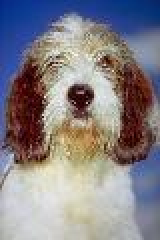
#> input picture Image, Video and Audio processing/Exercise 11/0013.jpg, 80 x 120 px, found by its file name (shown 2 times larger)
$ python lab8.py
#> lines starting #> are read from the running program, lines starting #| are printed output that depends on the picture
import cv2
import numpy as np
import scipy.fftpack
import matplotlib.pyplot as plt


def RGB_do_YCrCb(obraz):
    nowy_obraz=cv2.cvtColor(obraz,cv2.COLOR_RGB2YCrCb).astype(int)
    return nowy_obraz

def YCrCb_do_RGB(obraz):
    nowy_obraz=cv2.cvtColor(obraz.astype(np.uint8),cv2.COLOR_YCrCb2RGB)
    return nowy_obraz


def redukcja_Chromatycznosci(obraz,metoda):
    Y=obraz[:,:,0]
    if(metoda=='4:4:4'):
        Cr=obraz[:,:,1]
        Cb=obraz[:,:,2]
    elif(metoda=='4:4:0'):
        Cr=obraz[0::2,:,1]
        Cb=obraz[0::2,:,2]
    elif(metoda=='4:2:0'):
        Cr=obraz[0::2,0::2,1]
        Cb=obraz[0::2,0::2,2]
    elif(metoda=='4:2:2'):
        Cr=obraz[:,0::2,1]
        Cb=obraz[:,0::2,2]
    elif(metoda=='4:1:1'):
        Cr=obraz[:,0::4,1]
        Cb=obraz[:,0::4,2]
    elif(metoda=='4:1:0'):
        Cr=obraz[0::2,0::4,1]
        Cb=obraz[0::2,0::4,2]
    else:
        print('Zły parametr')

    return Y, Cr, Cb


def redukcja_Chromatycznosci_do_YCrCb(Y,Cr,Cb):
    nowe_Cr=np.zeros(Y.shape)
    nowe_Cb=np.zeros(Y.shape)
    if(Y.shape==Cr.shape==Cb.shape): #4:4:4
        Y=Y
        nowe_Cb=Cb
        nowe_Cr=Cr

    elif(Cr.shape[0]==int(Y.shape[0]/2) and Cr.shape[1]==Y.shape[1]): #4:4:0
        for i in range(Y.shape[0]):
            for j in range(Y.shape[1]):
                nowe_Cb[i][j]=Cb[int(i/2)][j]
                nowe_Cr[i][j]=Cr[int(i/2)][j]

    elif(Cr.shape[1]==int(Y.shape[1]/2) and Cr.shape[0]==int(Y.shape[0]/2)): #4:2:0
        for i in range(Y.shape[0]):
            for j in range(Y.shape[1]):
                nowe_Cb[i][j]=Cb[int(i/2)][int(j/2)]
                nowe_Cr[i][j]=Cr[int(i/2)][int(j/2)]

    elif(Cr.shape[1]==int(Y.shape[1]/2) and Cr.shape[0]==Y.shape[0]): #4:2:2
        for i in range(Y.shape[0]):
            for j in range(Y.shape[1]):
                nowe_Cb[i][j]=Cb[i][int(j/2)]
                nowe_Cr[i][j]=Cr[i][int(j/2)]

    elif(Cr.shape[1]==int(Y.shape[1]/4) and Cr.shape[0]==Y.shape[0]): #4:1:1
        for i in range(Y.shape[0]):
            for j in range(Y.shape[1]):
                nowe_Cb[i][j]=Cb[i][int(j/4)]
                nowe_Cr[i][j]=Cr[i][int(j/4)]

    elif(Cr.shape[1]==int(Y.shape[1]/4) and Cr.shape[0]==int(Y.shape[0]/2)): #4:1:0
        for i in range(Y.shape[0]):
            for j in range(Y.shape[1]):
                nowe_Cb[i][j]=Cb[int(i/2)][int(j/4)]
                nowe_Cr[i][j]=Cr[int(i/2)][int(j/4)]

    else:
        print('Cos nie smiga')

    return Y, nowe_Cr, nowe_Cb

def dct2(obraz):
    return scipy.fftpack.dct( scipy.fftpack.dct( obraz.astype(float), axis=0, norm='ortho' ), axis=1, norm='ortho' )

def idct2(obraz):
    return scipy.fftpack.idct( scipy.fftpack.idct( obraz.astype(float), axis=0 , norm='ortho'), axis=1 , norm='ortho')

def kwantyzacja(Y,Cr,Cb):
    QY= np.array([
        [16, 11, 10, 16, 24,  40,  51,  61],
        [12, 12, 14, 19, 26,  58,  60,  55],
        [14, 13, 16, 24, 40,  57,  69,  56],
        [14, 17, 22, 29, 51,  87,  80,  62],
        [18, 22, 37, 56, 68,  109, 103, 77],
        [24, 36, 55, 64, 81,  104, 113, 92],
        [49, 64, 78, 87, 103, 121, 120, 101],
        [72, 92, 95, 98, 112, 100, 103, 99],
        ])

    QC= np.array([
        [17, 18, 24, 47, 99, 99, 99, 99],
        [18, 21, 26, 66, 99, 99, 99, 99],
        [24, 26, 56, 99, 99, 99, 99, 99],
        [47, 66, 99, 99, 99, 99, 99, 99],
        [99, 99, 99, 99, 99, 99, 99, 99],
        [99, 99, 99, 99, 99, 99, 99, 99],
        [99, 99, 99, 99, 99, 99, 99, 99],
        [99, 99, 99, 99, 99, 99, 99, 99],
        ])

    wymiary_Y=(int(Y.shape[0]/8),int(Y.shape[1]/8))
    kw_Y=np.zeros(Y.shape)
    for i in range(wymiary_Y[0]):
        for j in range(wymiary_Y[1]):
            macierz_1=Y[i*8:(i+1)*8,j*8:(j+1)*8]
            macierz_1=dct2(macierz_1)
            macierz_1=np.round(macierz_1/QY).astype(int)
            kw_Y[i*8:(i+1)*8,j*8:(j+1)*8]=macierz_1

    wymiary_Cr=(int(Cr.shape[0]/8),int(Cr.shape[1]/8))
    kw_Cr=np.zeros(Cr.shape)
    for i in range(wymiary_Cr[0]):
        for j in range(wymiary_Cr[1]):
            macierz_1=Cr[i*8:(i+1)*8,j*8:(j+1)*8]
            macierz_1=dct2(macierz_1)
            macierz_1=np.round(macierz_1/QY).astype(int)
            kw_Cr[i*8:(i+1)*8,j*8:(j+1)*8]=macierz_1

    wymiary_Cb=(int(Cb.shape[0]/8),int(Cb.shape[1]/8))
    kw_Cb=np.zeros(Cb.shape)
    for i in range(wymiary_Cb[0]):
        for j in range(wymiary_Cb[1]):
            macierz_1=Cb[i*8:(i+1)*8,j*8:(j+1)*8]
            macierz_1=dct2(macierz_1)
            macierz_1=np.round(macierz_1/QY).astype(int)
            kw_Cb[i*8:(i+1)*8,j*8:(j+1)*8]=macierz_1

    return kw_Y,kw_Cr,kw_Cb

def zigzag(A):
    template= n= np.array([
            [0,  1,  5,  6,  14, 15, 27, 28],
            [2,  4,  7,  13, 16, 26, 29, 42],
            [3,  8,  12, 17, 25, 30, 41, 43],
            [9,  11, 18, 24, 31, 40, 44, 53],
            [10, 19, 23, 32, 39, 45, 52, 54],
            [20, 22, 33, 38, 46, 51, 55, 60],
            [21, 34, 37, 47, 50, 56, 59, 61],
            [35, 36, 48, 49, 57, 58, 62, 63],
            ])
    if len(A.shape)==1:
        B=np.zeros((8,8))
        for r in range(0,8):
            for c in range(0,8):
                B[r,c]=A[template[r,c]]
    else:
        B=np.zeros((64,))
        for r in range(0,8):
            for c in range(0,8):
                B[template[r,c]]=A[r,c]
    return B

def dekwantyzacja(Y,Cr,Cb):
    QY= np.array([
        [16, 11, 10, 16, 24,  40,  51,  61],
        [12, 12, 14, 19, 26,  58,  60,  55],
        [14, 13, 16, 24, 40,  57,  69,  56],
        [14, 17, 22, 29, 51,  87,  80,  62],
        [18, 22, 37, 56, 68,  109, 103, 77],
        [24, 36, 55, 64, 81,  104, 113, 92],
        [49, 64, 78, 87, 103, 121, 120, 101],
        [72, 92, 95, 98, 112, 100, 103, 99],
        ])

    QC= np.array([
        [17, 18, 24, 47, 99, 99, 99, 99],
        [18, 21, 26, 66, 99, 99, 99, 99],
        [24, 26, 56, 99, 99, 99, 99, 99],
        [47, 66, 99, 99, 99, 99, 99, 99],
        [99, 99, 99, 99, 99, 99, 99, 99],
        [99, 99, 99, 99, 99, 99, 99, 99],
        [99, 99, 99, 99, 99, 99, 99, 99],
        [99, 99, 99, 99, 99, 99, 99, 99],
        ])

    wymiary_Y=(int(Y.shape[0]/8),int(Y.shape[1]/8))
    kw_Y=np.zeros(Y.shape)
    for i in range(wymiary_Y[0]):
        for j in range(wymiary_Y[1]):
            macierz_1=Y[i*8:(i+1)*8,j*8:(j+1)*8]
            macierz_1=macierz_1*QY
            macierz_1=idct2(macierz_1)
            kw_Y[i*8:(i+1)*8,j*8:(j+1)*8]=macierz_1

    wymiary_Cr=(int(Cr.shape[0]/8),int(Cr.shape[1]/8))
    kw_Cr=np.zeros(Cr.shape)
    for i in range(wymiary_Cr[0]):
        for j in range(wymiary_Cr[1]):
            macierz_1=Cr[i*8:(i+1)*8,j*8:(j+1)*8]
            macierz_1=macierz_1*QY
            macierz_1=idct2(macierz_1)
            kw_Cr[i*8:(i+1)*8,j*8:(j+1)*8]=macierz_1

    wymiary_Cb=(int(Cb.shape[0]/8),int(Cb.shape[1]/8))
    kw_Cb=np.zeros(Cb.shape)
    for i in range(wymiary_Cb[0]):
        for j in range(wymiary_Cb[1]):
            macierz_1=Cb[i*8:(i+1)*8,j*8:(j+1)*8]
            macierz_1=macierz_1*QY
            macierz_1=idct2(macierz_1)
            kw_Cb[i*8:(i+1)*8,j*8:(j+1)*8]=macierz_1

    return kw_Y,kw_Cr,kw_Cb

def kompresja_RLE(macierz):
    nowa_macierz=macierz.reshape(-1)
    licznik=1
    nowa_macierz_tab=[]
    for i in range(len(nowa_macierz)):
        if(i<len(nowa_macierz)-1 and nowa_macierz[i]==nowa_macierz[i+1]):
            licznik+=1
        else:
            nowa_macierz_tab.append([licznik,nowa_macierz[i]])
            licznik=1

    nowa_macierz_tab=np.array(nowa_macierz_tab).reshape(-1)
    stopien_kompresji=len(nowa_macierz)/len(nowa_macierz_tab)
    procent_kompresji=100*1/stopien_kompresji
    return nowa_macierz_tab,macierz.shape,stopien_kompresji,procent_kompresji


def main(obraz,metoda):
    nowa_macierz_tab,wymiar,stopien_kompresji,procent_kompresji=kompresja_RLE(obraz)
    plt.title('Obraz wejściowy\nstopień kopresji: '+str(stopien_kompresji)+', czyli '+str(procent_kompresji)+'%')
    plt.imshow(cv2.cvtColor(obraz,cv2.COLOR_BGR2RGB))
    plt.savefig('obraz_wejsciowy_rle.jpg')
    plt.show()

    ycrcb=RGB_do_YCrCb(obraz)
    rgb=YCrCb_do_RGB(ycrcb)
    #Plotowanie konwersji z RGB do YCrCB i na odwrot
    plt.suptitle('RGB do YCrCb')
    plt.subplot(1,2,1)
    plt.title('RGB')
    plt.imshow(cv2.cvtColor(obraz,cv2.COLOR_BGR2RGB))
    plt.subplot(1,2,2)
    plt.title('YCrCb')
    plt.imshow(cv2.cvtColor(obraz,cv2.COLOR_BGR2YCrCb))
    plt.savefig('rgb_do_ycrcb.jpg')
    plt.show()


    plt.suptitle('YCrCb do RGB')
    plt.subplot(1,2,1)
    plt.title('YCrCb')
    plt.imshow(cv2.cvtColor(obraz,cv2.COLOR_BGR2YCrCb))
    plt.subplot(1,2,2)
    plt.title('RGB')
    plt.imshow(cv2.cvtColor(rgb,cv2.COLOR_BGR2RGB))
    plt.savefig('ycrcb_do_rgb.jpg')
    plt.show()


    Y, Cr, Cb=redukcja_Chromatycznosci(obraz,metoda)
    #Plotowanie zredukowanych obrazow
    plt.subplot(1,3,1)
    plt.suptitle('Redukcja chromatyczności')
    plt.title('Kanał Y')
    plt.imshow(cv2.cvtColor(Y,cv2.COLOR_BGR2RGB))
    plt.subplot(1,3,2)
    plt.title('Kanał Cr')
    plt.imshow(cv2.cvtColor(Cr,cv2.COLOR_BGR2RGB))
    plt.subplot(1,3,3)
    plt.title('Kanał Cb')
    plt.imshow(cv2.cvtColor(Cb,cv2.COLOR_BGR2RGB))
    plt.savefig('redukcja_chromatycznosci.jpg')
    plt.show()


    stary_Y,stary_Cr,stary_Cb = redukcja_Chromatycznosci_do_YCrCb(Y,Cr,Cb)
    #Plotowanie odwzorowanych YCrCb
    plt.subplot(1,3,1)
    plt.suptitle('Odwzorowane kanały')
    plt.title('Kanał Y')
    plt.imshow(cv2.cvtColor(stary_Y.astype(np.uint8),cv2.COLOR_GRAY2RGB))
    plt.subplot(1,3,2)
    plt.title('Kanał Cr')
    plt.imshow(cv2.cvtColor(stary_Cr.astype(np.uint8),cv2.COLOR_GRAY2RGB))
    plt.subplot(1,3,3)
    plt.title('Kanał Cb')
    plt.imshow(cv2.cvtColor(stary_Cb.astype(np.uint8),cv2.COLOR_GRAY2RGB))
    plt.savefig('redukcja_chromatycznosci_z_powrotem.jpg')
    plt.show()


    #Kwantyzacja
    kw_Y,kw_Cr,kw_Cb=kwantyzacja(Y, Cr, Cb)
    plt.suptitle('Kwantyzacja')
    plt.subplot(1,3,1)
    plt.title('Kanał Y')
    plt.imshow(cv2.cvtColor(kw_Y.astype(np.uint8),cv2.COLOR_GRAY2RGB))
    plt.subplot(1,3,2)
    plt.title('Kanał Cr')
    plt.imshow(cv2.cvtColor(kw_Cr.astype(np.uint8),cv2.COLOR_GRAY2RGB))
    plt.subplot(1,3,3)
    plt.title('Kanał Cb')
    plt.imshow(cv2.cvtColor(kw_Cb.astype(np.uint8),cv2.COLOR_GRAY2RGB))
    plt.savefig('kwantyzacja.jpg')
    plt.show()


    #Dekwantyzacja
    dkw_Y,dkw_Cr,dkw_Cb=dekwantyzacja(kw_Y,kw_Cr,kw_Cb)
    plt.suptitle('Dekwantyzacja')
    plt.subplot(1,3,1)
    plt.title('Kanał Y')
    plt.imshow(dkw_Y,cmap=plt.cm.gray)
    plt.subplot(1,3,2)
    plt.title('Kanał Cr')
    plt.imshow(dkw_Cr,cmap=plt.cm.gray)
    plt.subplot(1,3,3)
    plt.title('Kanał Cb')
    plt.imshow(dkw_Cb,cmap=plt.cm.gray)
    plt.savefig('dekwantyzacja.jpg')
    plt.show()


    chroma_Y,chroma_Cr,chroma_Cb=redukcja_Chromatycznosci_do_YCrCb(dkw_Y,dkw_Cr,dkw_Cb)
    plt.suptitle('Powrót do YCrCb')
    plt.subplot(1,3,1)
    plt.title('Kanał Y')
    plt.imshow(chroma_Y,cmap=plt.cm.gray)
    plt.subplot(1,3,2)
    plt.title('Kanał Cr')
    plt.imshow(chroma_Cr,cmap=plt.cm.gray)
    plt.subplot(1,3,3)
    plt.title('Kanał Cb')
    plt.imshow(chroma_Cb,cmap=plt.cm.gray)
    plt.savefig('powrot_do_warst_ycrcb.jpg')
    plt.show()

    chroma_Y=np.clip(chroma_Y,0,255)
    chroma_Cr=np.clip(chroma_Cr,0,255)
    chroma_Cb=np.clip(chroma_Cb,0,255)

    nowy_obraz=np.dstack([chroma_Y,chroma_Cr,chroma_Cb]).astype(np.uint8)
    plt.title('Połączone warstwy do palety YCrCb')
    plt.imshow(cv2.cvtColor(nowy_obraz,cv2.COLOR_BGR2YCrCb))
    plt.savefig('polaczone_z_powrotem_do_ycrcb.jpg')
    plt.show()

    jpge=YCrCb_do_RGB(nowy_obraz)
    nowa_macierz_tab,wymiar,stopien_kompresji,procent_kompresji=kompresja_RLE(jpge)
    plt.title('Obraz wynikowy\nstopień kopresji: '+str(stopien_kompresji)+', czyli '+str(procent_kompresji)+'%')
    plt.imshow(cv2.cvtColor(nowy_obraz,cv2.COLOR_BGR2RGB))
    plt.savefig('obraz_wynikowy.jpg')
    plt.show()

    plt.subplots_adjust(wspace=0.8,hspace=0.8)
    plt.subplot(4,2,1)
    plt.imshow(cv2.cvtColor(obraz,cv2.COLOR_BGR2RGB))
    plt.xlim(128,256)
    plt.ylim(128,256)
    plt.subplot(4,2,2)
    plt.imshow(cv2.cvtColor(nowy_obraz,cv2.COLOR_BGR2RGB))
    plt.xlim(128,256)
    plt.ylim(128,256)
    plt.subplot(4,2,3)
    plt.imshow(Y,cmap=plt.cm.gray)
    plt.xlim(128,256)
    plt.ylim(128,256)
    plt.subplot(4,2,4)
    plt.imshow(chroma_Y,cmap=plt.cm.gray)
    plt.xlim(128,256)
    plt.ylim(128,256)
    plt.subplot(4,2,5)
    plt.imshow(Cr,cmap=plt.cm.gray)
    plt.xlim(128,256)
    plt.ylim(128,256)
    plt.subplot(4,2,6)
    plt.imshow(Cb,cmap=plt.cm.gray)
    plt.xlim(128,256)
    plt.ylim(128,256)
    plt.subplot(4,2,7)
    plt.imshow(chroma_Cr,cmap=plt.cm.gray)
    plt.xlim(128,256)
    plt.ylim(128,256)
    plt.subplot(4,2,8)
    plt.imshow(chroma_Cb,cmap=plt.cm.gray)
    plt.xlim(128,256)
    plt.ylim(128,256)
    plt.savefig('porownanie_wycinkow.jpg')
    plt.show()


if __name__ == "__main__":
    obraz=cv2.imread('0013.jpg')
#> obraz is the input picture: shape (120, 80, 3); mean B, G, R 135.1, 129.2, 133.8
    main(obraz,'4:2:0')
#> after the loop in kompresja_RLE, `for i in range(len(nowa_macierz)):`: nowa_macierz_tab = 27973 items
#> in kompresja_RLE, `stopien_kompresji=len(nowa_macierz)/len(nowa_macierz_tab)`: stopien_kompresji = 0.515
#> in kompresja_RLE, `procent_kompresji=100*1/stopien_kompresji`: procent_kompresji = 194.3
#> in main, `nowa_macierz_tab,wymiar,stopien_kompresji,procent_kompresji=kompresja_..`: wymiar = (120, 80, 3); stopien_kompresji = 0.515; procent_kompresji = 194.3
#> in YCrCb_do_RGB, `nowy_obraz=cv2.cvtColor(obraz.astype(np.uint8),cv2.COLOR_YCrCb2RGB)`:
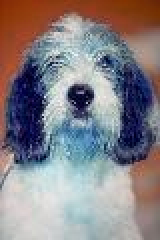
#> nowy_obraz: shape (120, 80, 3) (shown 2 times larger); mean R, G, B 135.2, 129.1, 133.8
#> after the loop in kwantyzacja, `for i in range(wymiary_Y[0]):`:
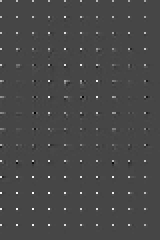
#> kw_Y: shape (120, 80) float64 (shown 2 times larger); min -42, max 110, mean 1.1; drawn with min black and max white
#> in kwantyzacja, `wymiary_Cr=(int(Cr.shape[0]/8),int(Cr.shape[1]/8))`: wymiary_Cr = (7, 5)
#> in main, `plt.savefig('kwantyzacja.jpg')`:
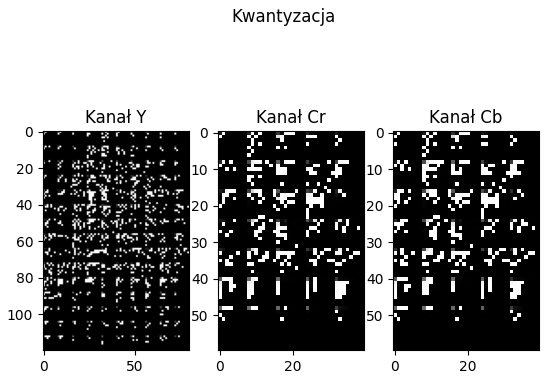
#> figure drawn by matplotlib, 3 panels
#> in dekwantyzacja, `wymiary_Y=(int(Y.shape[0]/8),int(Y.shape[1]/8))`: wymiary_Y = (15, 10)
#> after the loop in dekwantyzacja, `for i in range(wymiary_Y[0]):`:
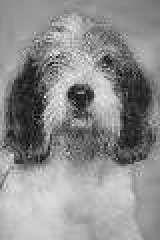
#> kw_Y: shape (120, 80) float64 (shown 2 times larger); min -38.65, max 274, mean 135.1; drawn with min black and max white
#> in dekwantyzacja, `wymiary_Cr=(int(Cr.shape[0]/8),int(Cr.shape[1]/8))`: wymiary_Cr = (7, 5)
#> after the loop in dekwantyzacja, `for i in range(wymiary_Cr[0]):`:
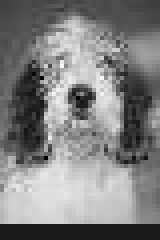
#> kw_Cr: shape (60, 40) float64 (shown 4 times larger); min -29.92, max 261.1, mean 116.9; drawn with min black and max white
#> in main, `plt.savefig('polaczone_z_powrotem_do_ycrcb.jpg')`:
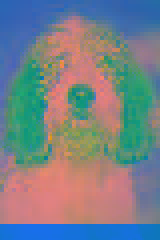
#> shown: shape (120, 80, 3) (shown 2 times larger); mean R, G, B 119.9, 128.9, 136.4
#> in YCrCb_do_RGB (call 2), `nowy_obraz=cv2.cvtColor(obraz.astype(np.uint8),cv2.COLOR_YCrCb2RGB)`:
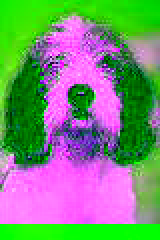
#> nowy_obraz: shape (120, 80, 3) (shown 2 times larger); mean R, G, B 121.4, 141.5, 119.7
#> in main, `nowa_macierz_tab,wymiar,stopien_kompresji,procent_kompresji=kompresja_..`: stopien_kompresji = 0.581; procent_kompresji = 172.2
